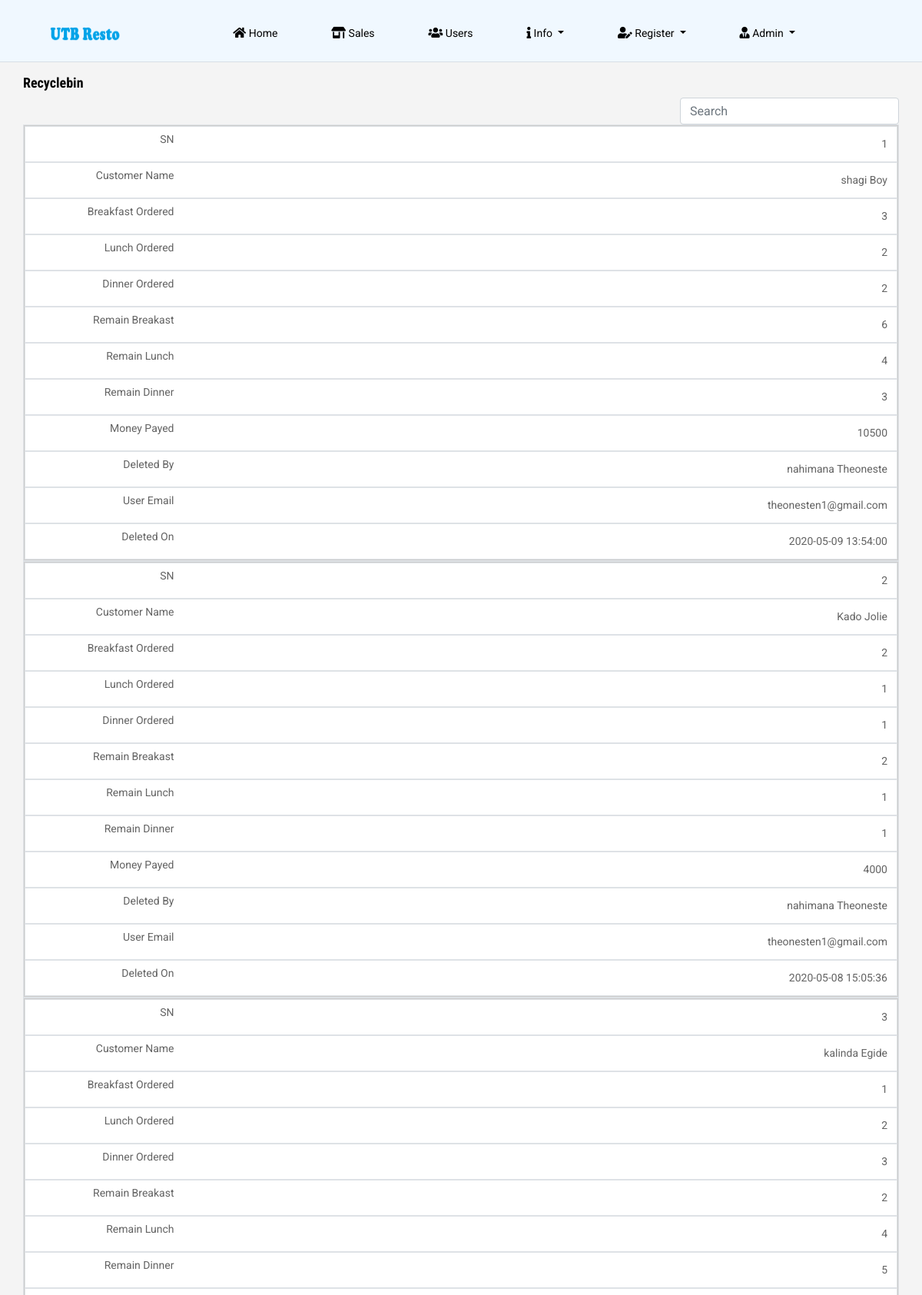
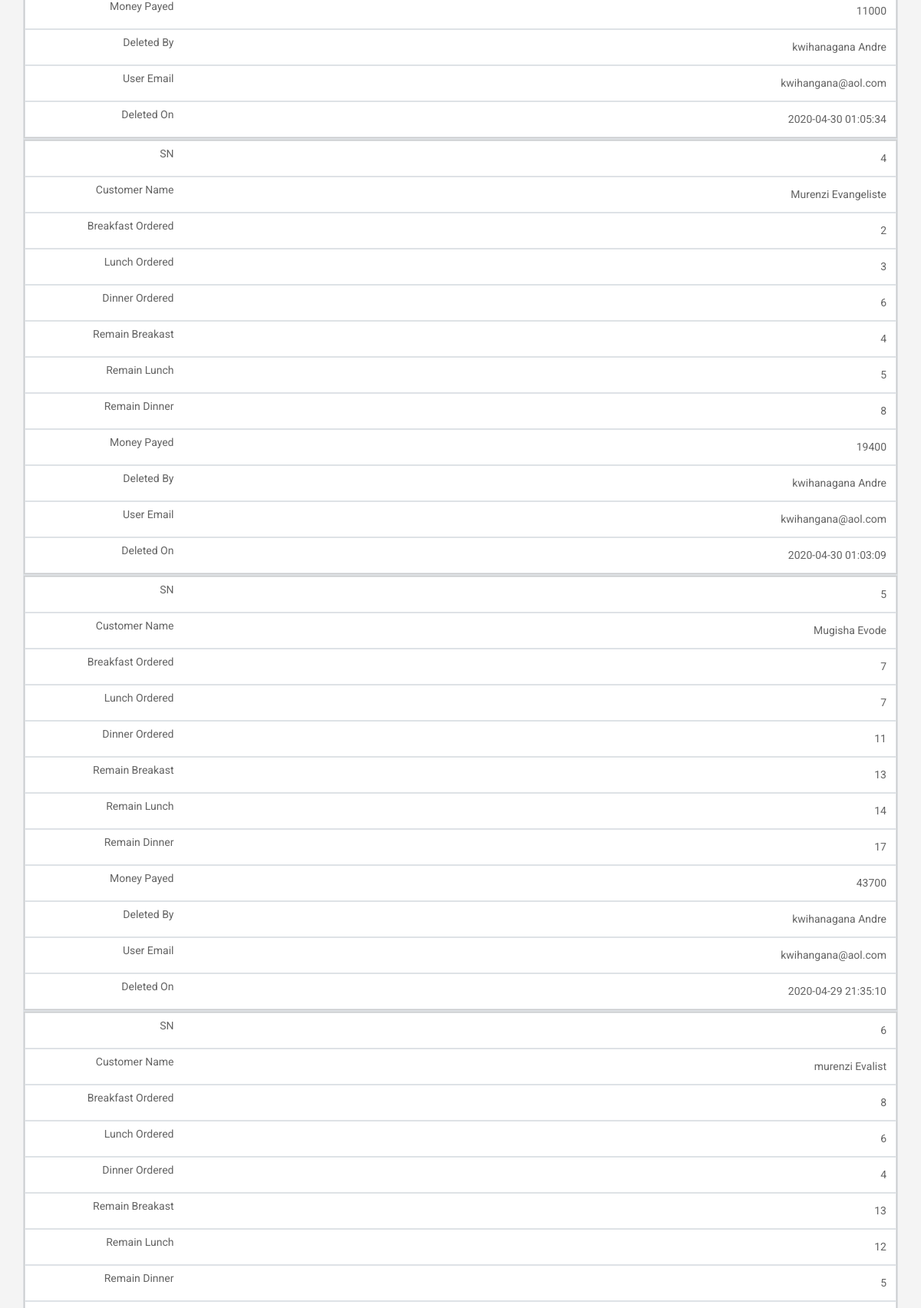
/trash.php (signed in, upper part), run on the app's committed database (2 pictures, top to bottom).
### tables this page shows
CREATE TABLE `users` (
  `user_id` int(11) NOT NULL,
  `user_fname` varchar(20) NOT NULL,
  `user_lname` varchar(20) NOT NULL,
  `user_email` varchar(30) NOT NULL,
  `user_password` varchar(100) NOT NULL,
  `user_phone` varchar(13) NOT NULL,
  `user_gender` varchar(6) NOT NULL,
  `user_dob` date NOT NULL,
  `user_username` varchar(20) NOT NULL,
  `role_id` int(11) NOT NULL,
  `register_date` timestamp NOT NULL DEFAULT CURRENT_TIMESTAMP ON UPDATE CURRENT_TIMESTAMP
);

CREATE TABLE `recyclebin` (
  `recyclebin_id` int(11) NOT NULL,
  `customer_name` varchar(50) NOT NULL,
  `payed_breakfast` int(11) NOT NULL,
  `payed_dinner` int(11) NOT NULL,
  `payed_lunch` int(11) NOT NULL,
  `remain_breakfast` int(11) NOT NULL,
  `remain_dinner` int(11) NOT NULL,
  `remain_lunch` int(11) NOT NULL,
  `money_payed` int(11) NOT NULL,
  `customer_id` int(11) NOT NULL,
  `user_id` int(11) NOT NULL,
  `register_date` timestamp NOT NULL DEFAULT CURRENT_TIMESTAMP ON UPDATE CURRENT_TIMESTAMP
);

### trash.php (the view, shortened to what this page needs)
<!doctype html>
<html lang="en">
<?php
include('config.php');
$session = $_SESSION['name'];
$sel_admin = mysqli_query($con, "select user_type,status from admin where admin_name = '$session'");
while($row = mysqli_fetch_array($sel_admin)){
   $user_type = $row['user_type'];
    $status = $row['status'];
}
if(!$_SESSION['name']){
header("location: index.php");
}
else if($user_type != 'admin'){
header("location: no-access.php");
}
else if( $status != 'Active'){
    header("location: access-revoked.php");
}
else{
?>
<head>
    <link rel="stylesheet" href="css/bootstrap.min.css">
    <link rel="stylesheet" href="css/animate.css">
    <link rel="stylesheet" href="css/owl.carousel.min.css">
    <link rel="stylesheet" href="css/all.css">
    <link rel="stylesheet" href="css/flaticon.css">
    <link rel="stylesheet" href="css/themify-icons.css">
    <link rel="stylesheet" href="css/magnific-popup.css">
    <link rel="stylesheet" href="css/slick.css">
    <link rel="stylesheet" href="css/style.css">
    <link rel="stylesheet" href="./charts/css/recyclebin.css">
    <link rel="stylesheet" href="./charts/css/form.css">
  <link href="https://maxcdn.bootstrapcdn.com/font-awesome/latest/css/font-awesome.min.css" rel="stylesheet">
</head>
<body>
<div id="container">
    <div class="head-color">
   <header class="main_menu home_menu">
        <div class="container-fluid">
            <div class="row align-items-center justify-content-center">
                <div class="col-lg-11">
                    <nav class="navbar navbar-expand-lg navbar-light">
                        <a class="navbar-brand" href="home.php"> <img src="img/logo3.png" width="92px" height="21px" alt="logo"> </a>
                        <div class="collapse navbar-collapse main-menu-item" id="navbarSupportedContent">
                            <ul class="navbar-nav">
                                <li class="nav-item">
                                    <a class="nav-link" href="home.php">
                                    <i class="fas fa-home"></i> Home</a>
                                </li>
                                <li class="nav-item">
                                    <a class="nav-link" href="payment.php"><i class="fas fa-store-alt"></i> Sales</a>
                                </li>
                                <li class="nav-item">
                                    <a class="nav-link" href="users.php"><i class="fas fa-users"></i> Users</a>
                                </li>
                                <li class="nav-item dropdown">
                                    <a class="nav-link dropdown-toggle" href="" id="navbarDropdown_2"
                                        role="button" data-toggle="dropdown" aria-haspopup="true" aria-expanded="false">
                                        <i class="fas fa-info"></i> Info
                                    </a>
                                </li>
                                <li class="nav-item dropdown">
                                    <a class="nav-link dropdown-toggle" href="" id="navbarDropdown_2"
                                        role="button" data-toggle="dropdown" aria-haspopup="true" aria-expanded="false">
                                        <i class="fas fa-user-edit"></i> Register
                                    </a>
                                </li>
                                <li class="nav-item dropdown">
                                    <a class="nav-link dropdown-toggle" href="" id="navbarDropdown_2"
                                        role="button" data-toggle="dropdown" aria-haspopup="true" aria-expanded="false">
                                        <i class="fas fa-user-tie"></i> <?php echo $_SESSION['name']; ?>
                                    </a>
                                </li>
                            </ul>
                        </div>
                    </nav>
                </div>
            </div>
        </div>
    </header>
    <hr>
   </div>
<div id="page" class="clearfix">
<div class="container col-sm-10 col-md-10 col-lg-10">
<h4><strong>Recyclebin</strong></h4>
        <div class="row">
        <div class="col-lg-12">
     <div class="form-group">
           <form>
           <input type="text" class="form-control pull-right" style="width:25%; height: 35px;" id="search" placeholder="Search">
          </form>
     </div>
 <table class="table-bordered table pull-right" id="mytable" cellspacing="0" style="width: 100%;">
  <?php
        if (isset($_GET['pageno'])) {
            $pageno = $_GET['pageno'];
        } else {
            $pageno = 1;
        }
        $no_of_records_per_page = 50;
        $offset = ($pageno-1) * $no_of_records_per_page;
        $total_pages_sql = "SELECT COUNT(*) FROM recyclebin";
        $result = mysqli_query($con,$total_pages_sql);
        $total_rows = mysqli_fetch_array($result)[0];
        $total_pages = ceil($total_rows / $no_of_records_per_page);
        $sql = "SELECT * FROM recyclebin order by register_date DESC LIMIT $offset, $no_of_records_per_page";
        $res_data = mysqli_query($con,$sql);
        if ($offset == 1) {
            $i = 1;
        } else {
            $i = $offset * $total_pages/2;
        }
        while($row = mysqli_fetch_array($res_data)){
                     $name = $row['customer_name'];
                     $lunch = $row['payed_lunch'];
                     $breakfast = $row['payed_breakfast'];
                     $dinner = $row['payed_dinner'];
                     $remain_br = $row['remain_breakfast'];
                     $remain_lun = $row['remain_lunch'];
                     $remain_din = $row['remain_dinner'];
                     $money = $row['money_payed'];
                     $user_id = $row['user_id'];
                     $date = $row['register_date'];
            $sel_user = mysqli_query($con, "select * from users where user_id = '$user_id'");
            while($row = mysqli_fetch_array($sel_user)){
                    $fname = $row['user_fname'];
                    $lname = $row['user_lname'];
                    $user_mail = $row['user_email'];
                    $fin_name = $fname . " " . $lname;
                    $i++;
    ?>
  <tbody>
  <tr style="text-align: right;">
                 <td><?php echo $i; ?></td>
                <td style="text-transform: capitalize;"><?php echo $name; ?></td>
                <td><?php echo $breakfast; ?></td>
                <td><?php echo $lunch; ?></td>
                <td><?php echo $dinner; ?></td>
                <td><?php echo $remain_br; ?></td>
                <td><?php echo $remain_lun; ?></td>
                <td><?php echo $remain_din; ?></td>
                <td><?php echo $money; ?></td>
                <td style="text-transform: capitalize;"><?php echo $fin_name; ?></td>
                <td class="lower"><?php echo $user_mail; ?></td>
                <td><?php echo $date; ?></td>
            </tr>
  </tbody>
  <?php } } ?>
</table>
</div>
    </div>
</div>
<br>
</div>
</body>
</html>
<?php include('auto_logout.php'); } ?>

### css/all.css (style rules this page uses)
.fa, .fas, .far, .fal, .fab { -moz-osx-font-smoothing: grayscale; -webkit-font-smoothing: antialiased; display: inline-block; font-style: normal; font-variant: normal; text-rendering: auto; line-height: 1; }
.fa-home:before { content: "\f015"; }
.fa-info:before { content: "\f129"; }
.fa-store-alt:before { content: "\f54f"; }
.fa-user-edit:before { content: "\f4ff"; }
.fa-user-tie:before { content: "\f508"; }
.fa-users:before { content: "\f0c0"; }
.fa, .fas { font-family: 'Font Awesome 5 Free'; font-weight: 900; }

### charts/css/recyclebin.css (style rules this page uses)
@media only screen and (max-width: 760px),
(min-device-width: 768px) and (max-device-width: 1024px) { table, thead, tbody, th, td, tr { display: block; } }
@media only screen and (max-width: 760px),
(min-device-width: 768px) and (max-device-width: 1024px) { tr { border: 1px solid #ccc; } }
@media only screen and (max-width: 760px),
(min-device-width: 768px) and (max-device-width: 1024px) { td { border: none; border-bottom: 1px solid #eee; position: relative; padding-left: 50%; color: black; } }
@media only screen and (max-width: 760px),
(min-device-width: 768px) and (max-device-width: 1024px) { td:before { position: absolute; top: 6px; left: 10px; width: 25%; padding-right: 100px; white-space: nowrap; } }
@media only screen and (max-width: 760px),
(min-device-width: 768px) and (max-device-width: 1024px) { td:nth-of-type(1):before { content: "SN"; } }
@media only screen and (max-width: 760px),
(min-device-width: 768px) and (max-device-width: 1024px) { td:nth-of-type(2):before { content: "Customer Name"; } }
@media only screen and (max-width: 760px),
(min-device-width: 768px) and (max-device-width: 1024px) { td:nth-of-type(3):before { content: "Breakfast Ordered"; } }
@media only screen and (max-width: 760px),
(min-device-width: 768px) and (max-device-width: 1024px) { td:nth-of-type(4):before { content: "Lunch Ordered"; } }
@media only screen and (max-width: 760px),
(min-device-width: 768px) and (max-device-width: 1024px) { td:nth-of-type(5):before { content: "Dinner Ordered"; } }
@media only screen and (max-width: 760px),
(min-device-width: 768px) and (max-device-width: 1024px) { td:nth-of-type(6):before { content: "Remain Breakast"; } }
@media only screen and (max-width: 760px),
(min-device-width: 768px) and (max-device-width: 1024px) { td:nth-of-type(7):before { content: "Remain Lunch"; } }
@media only screen and (max-width: 760px),
(min-device-width: 768px) and (max-device-width: 1024px) { td:nth-of-type(8):before { content: "Remain Dinner"; } }
@media only screen and (max-width: 760px),
(min-device-width: 768px) and (max-device-width: 1024px) { td:nth-of-type(9):before { content: "Money Payed"; } }
@media only screen and (max-width: 760px),
(min-device-width: 768px) and (max-device-width: 1024px) { td:nth-of-type(10):before { content: "Deleted By"; } }
@media only screen and (max-width: 760px),
(min-device-width: 768px) and (max-device-width: 1024px) { td:nth-of-type(11):before { content: "User Email"; } }
@media only screen and (max-width: 760px),
(min-device-width: 768px) and (max-device-width: 1024px) { td:nth-of-type(12):before { content: "Deleted On"; } }

### charts/css/form.css (style rules this page uses)
input { flex-grow:2; border:none; }

### trash.php (style rules this page uses)
td, th { padding: 10px; }
td { color: #636363; border: 1px solid #dddfe1; }
tr { background-color: #f9fafb; }
tr:nth-child(odd) { background-color: #ffffff; }
.head-color { background-color: aliceblue; }
header { height: 8vh; }
hr { color: rgb(13, 99, 175); }
html,body { margin: 0; padding:0; height: 100%; }
#container { min-height:100%; height: auto !important; height: 100%; position: relative; }
#page { margin: 0 auto; padding-bottom: 100px; }

### data on the page
recyclebin: customer_name "Shagi Boy", payed_breakfast "3", payed_lunch "2", payed_dinner "2", remain_breakfast "6", remain_lunch "4", remain_dinner "3", money_payed "10500", register_date "2020-05-09 13:54:00"
users: fin_name "Nahimana Theoneste", user_email "theonesten1@gmail.com"
recyclebin: customer_name "Kado Jolie", payed_breakfast "2", payed_lunch "1", payed_dinner "1", remain_breakfast "2", remain_lunch "1", remain_dinner "1", money_payed "4000", register_date "2020-05-08 15:05:36"
recyclebin: customer_name "Kalinda Egide", payed_breakfast "1", payed_lunch "2", payed_dinner "3", remain_breakfast "2", remain_lunch "4", remain_dinner "5", money_payed "11000", register_date "2020-04-30 01:05:34"
users: fin_name "Kwihanagana Andre", user_email "kwihangana@aol.com"
recyclebin: customer_name "Murenzi Evangeliste", payed_breakfast "2", payed_lunch "3", payed_dinner "6", remain_breakfast "4", remain_lunch "5", remain_dinner "8", money_payed "19400", register_date "2020-04-30 01:03:09"
recyclebin: customer_name "Mugisha Evode", payed_breakfast "7", payed_lunch "7", payed_dinner "11", remain_breakfast "13", remain_lunch "14", remain_dinner "17", money_payed "43700", register_date "2020-04-29 21:35:10"
recyclebin: customer_name "Murenzi Evalist", payed_breakfast "8", payed_lunch "6", payed_dinner "4", remain_breakfast "13", remain_lunch "12", remain_dinner "5"

### other printed values
$_SESSION['name'] "Admin"
